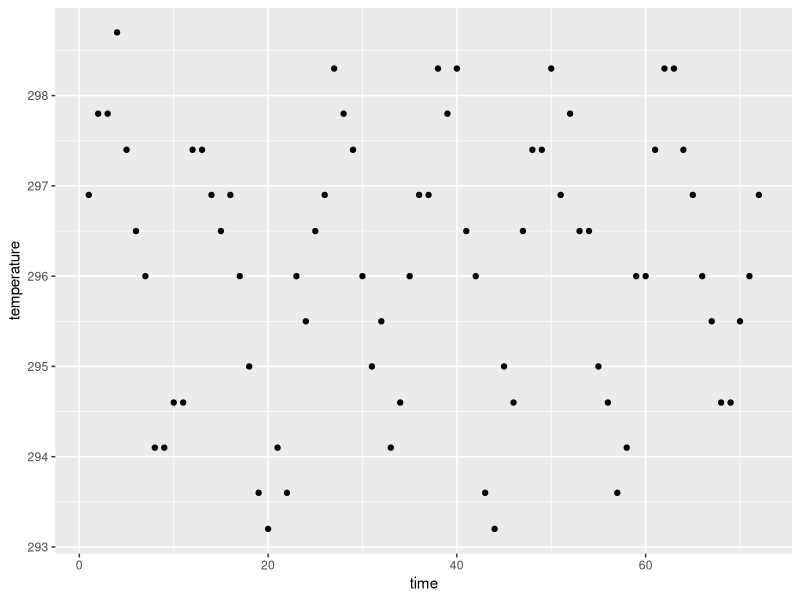
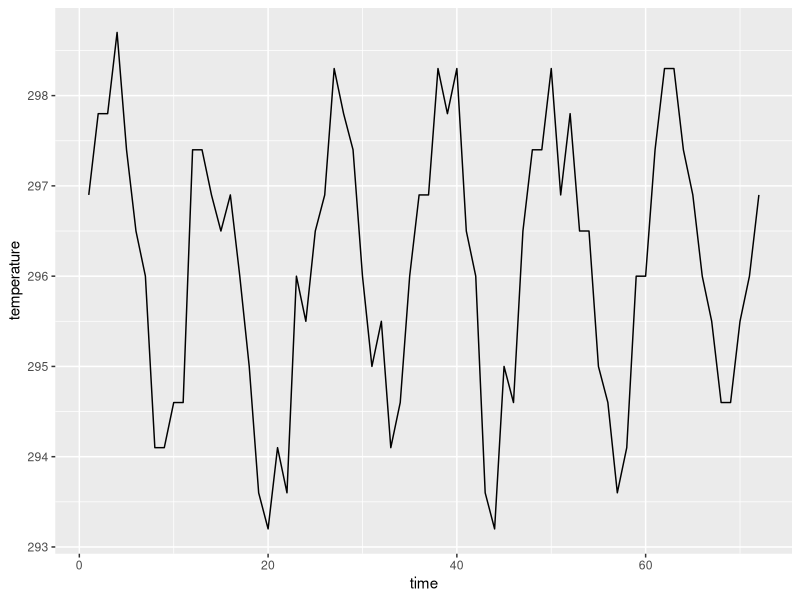
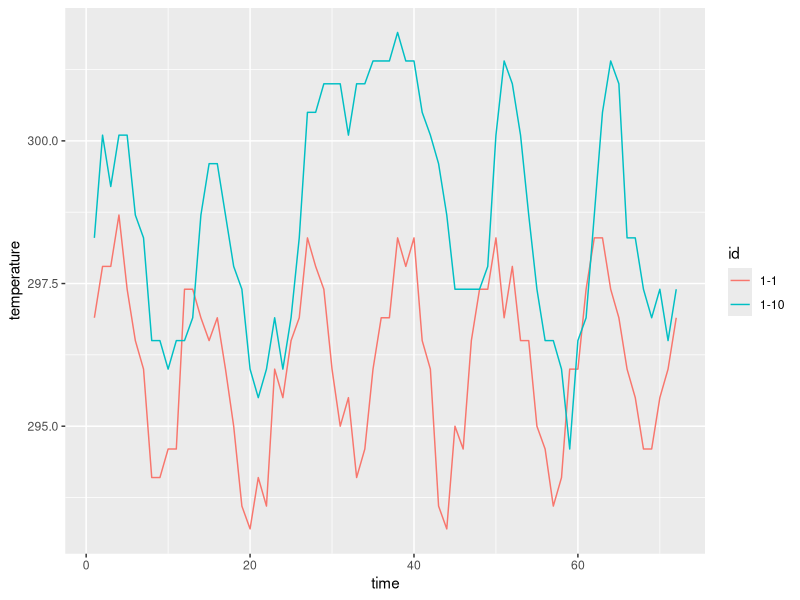
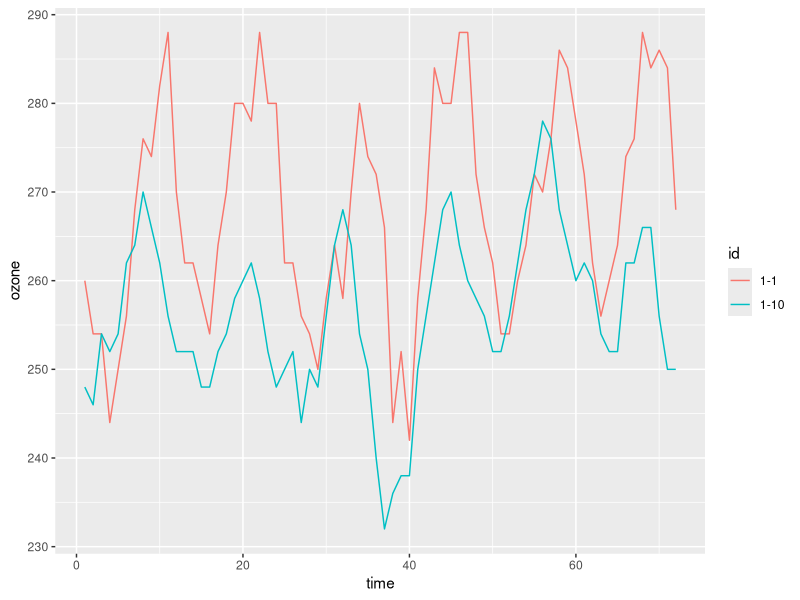
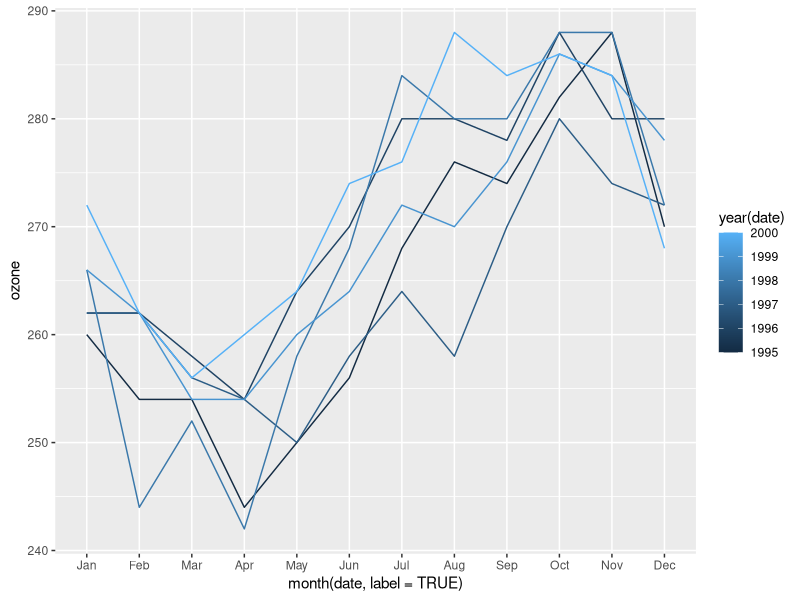
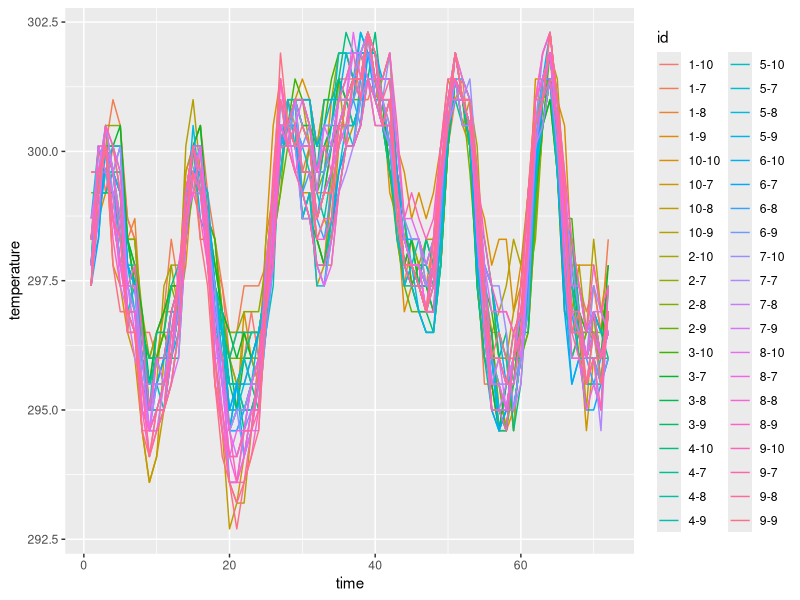

These charts were generated, in order, by the following R code: (Note: this script raises an error after producing the figures.)
## ---- chunk 1
knitr::opts_chunk$set(echo = TRUE)
library(tidyverse)
library(lubridate)
## ---- chunk 2
data(nasa, package="GGally")
head(nasa)
## ---- chunk 3
library(tidyverse)
nasa %>% filter(x == 1, y == 1) %>%
  ggplot(aes(x = time, y = temperature)) + geom_point()
## ---- chunk 4
nasa %>% filter(x == 1, y == 1) %>%
  ggplot(aes(x = time, y = temperature)) + geom_line()
## ---- chunk 5
nasa %>% filter(x == 1, y %in% c(1, 10)) %>%
  ggplot(aes(x = time, y = temperature, group=id, color = id)) + geom_line()
## ---- chunk 6
nasa %>% filter(x == 1, y %in% c(1, 10)) %>%
  ggplot(aes(x = time, y = ozone, group = id, color = id)) + geom_line()

nasa %>% filter(x == 1, y == 1) %>%
  ggplot(aes(x = month(date, label = TRUE), y = ozone, group = year(date), color = year(date))) + geom_line()

nasa %>% filter(x %in% c(1 : 10), y %in% c(7 : 10)) %>%
  ggplot(aes(x = time, y = temperature, group = id, color = id)) + geom_line()
## ---- chunk 7
data(box, package="classdata")
box %>% filter(Movie == "The Avengers: Age of Ultron") %>%
  ggplot(aes(x = Date, y = Total.Gross)) + geom_line()
## ---- chunk 8
box %>% filter(Thtrs. > 100) %>%
  ggplot(aes(x = Date, y = log(Total.Gross), 
             group = interaction(Movie, Distributor))) + geom_line()
## ---- chunk 9
box_summary <- box %>% group_by(Movie, Distributor) %>%
  summarize(
    Date = max(Date),
    Week = max(Week),
    Max.Gross = max(Total.Gross, na.rm=TRUE),
    First.Gross = min(Total.Gross, na.rm=TRUE)
  )

box %>% filter(Thtrs. > 100) %>%
  ggplot(aes(x = Date, y = Total.Gross, 
             group = interaction(Movie, Distributor))) + geom_line() +
  geom_text(aes(x = Date, y = Max.Gross, label = Movie), 
            data = box_summary %>% filter(Max.Gross > 2.5e8))
## ---- chunk 10
box %>% filter(Thtrs. > 100) %>%
  ggplot(aes(x = Date, y = Total.Gross, 
             group = interaction(Movie, Distributor))) + geom_line() +
  ggrepel::geom_text_repel(aes(x = Date, y = Max.Gross, label = Movie), 
            data = box_summary %>% filter(Max.Gross > 2.5e8), colour="grey50")
## ---- chunk 11
box %>% filter(Week <= 5) %>%
  mutate(Year = year(Date)) %>%
  ggplot(aes(x = Week, y = Total.Gross, 
             group = interaction(Movie, Distributor))) + geom_line() +
  facet_grid(.~Year)
